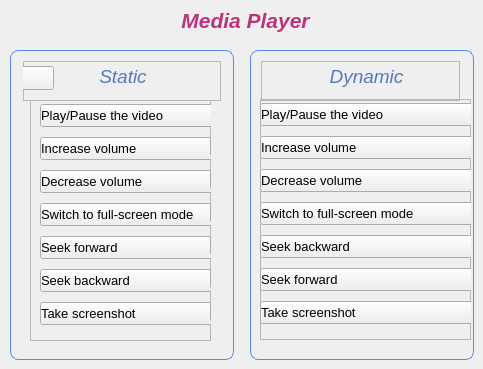
               <widget class="QWidget" name="Application_Gestures_Page1">
                <property name="styleSheet">
                 <string notr="true"/>
                </property>
                <widget class="QLabel" name="label_23">
                 <property name="geometry">
                  <rect>
                   <x>20</x>
                   <y>0</y>
                   <width>451</width>
                   <height>41</height>
                  </rect>
                 </property>
                 <property name="font">
                  <font>
                   <pointsize>16</pointsize>
                   <italic>true</italic>
                   <bold>true</bold>
                  </font>
                 </property>
                 <property name="styleSheet">
                  <string notr="true">color:rgb(190, 50, 125);</string>
                 </property>
                 <property name="text">
                  <string>Media Player</string>
                 </property>
                 <property name="alignment">
                  <set>Qt::AlignCenter</set>
                 </property>
                </widget>
                <widget class="QWidget" name="Applications_Page1_Right_Widget" native="true">
                 <property name="geometry">
                  <rect>
                   <x>250</x>
                   <y>50</y>
                   <width>224</width>
                   <height>310</height>
                  </rect>
                 </property>
                 <property name="styleSheet">
                  <string notr="true">#Applications_Page1_Right_Widget
{

border: 1px solid #568AF2;
    border-radius: 8px; 
}</string>
                 </property>
                 <widget class="QFrame" name="frame_3">
                  <property name="geometry">
                   <rect>
                    <x>10</x>
                    <y>49</y>
                    <width>211</width>
                    <height>241</height>
                   </rect>
                  </property>
                  <property name="styleSheet">
                   <string notr="true">text-align:left;</string>
                  </property>
                  <property name="frameShape">
                   <enum>QFrame::StyledPanel</enum>
                  </property>
                  <property name="frameShadow">
                   <enum>QFrame::Raised</enum>
                  </property>
                  <widget class="QWidget" name="layoutWidget_6">
                   <property name="geometry">
                    <rect>
                     <x>0</x>
                     <y>0</y>
                     <width>221</width>
                     <height>231</height>
                    </rect>
                   </property>
                   <layout class="QVBoxLayout" name="verticalLayout_25">
                    <item>
                     <widget class="QPushButton" name="pushButton_73">
                      <property name="sizePolicy">
                       <sizepolicy hsizetype="Minimum" vsizetype="Fixed">
                        <horstretch>1</horstretch>
                        <verstretch>0</verstretch>
                       </sizepolicy>
                      </property>
                      <property name="minimumSize">
                       <size>
                        <width>180</width>
                        <height>0</height>
                       </size>
                      </property>
                      <property name="font">
                       <font>
                        <pointsize>10</pointsize>
                       </font>
                      </property>
                      <property name="text">
                       <string>Play/Pause the video</string>
                      </property>
                      <property name="icon">
                       <iconset resource="Resources.qrc">
                        <normaloff>:/Gestures/Icons2/Dynamic hand gestures/2_20-21.png</normaloff>:/Gestures/Icons2/Dynamic hand gestures/2_20-21.png</iconset>
                      </property>
                      <property name="iconSize">
                       <size>
                        <width>40</width>
                        <height>25</height>
                       </size>
                      </property>
                     </widget>
                    </item>
                    <item>
                     <widget class="QPushButton" name="pushButton_81">
                      <property name="minimumSize">
                       <size>
                        <width>180</width>
                        <height>0</height>
                       </size>
                      </property>
                      <property name="font">
                       <font>
                        <pointsize>10</pointsize>
                       </font>
                      </property>
                      <property name="text">
                       <string>Increase volume</string>
                      </property>
                      <property name="icon">
                       <iconset resource="Resources.qrc">
                        <normaloff>:/Gestures/Icons2/Dynamic hand gestures/4_28.png</normaloff>:/Gestures/Icons2/Dynamic hand gestures/4_28.png</iconset>
                      </property>
                      <property name="iconSize">
                       <size>
                        <width>45</width>
                        <height>25</height>
                       </size>
                      </property>
                     </widget>
                    </item>
                    <item>
                     <widget class="QPushButton" name="pushButton_82">
                      <property name="minimumSize">
                       <size>
                        <width>180</width>
                        <height>0</height>
                       </size>
                      </property>
                      <property name="font">
                       <font>
                        <pointsize>10</pointsize>
                       </font>
                      </property>
                      <property name="text">
                       <string>Decrease volume</string>
                      </property>
                      <property name="icon">
                       <iconset resource="Resources.qrc">
                        <normaloff>:/Gestures/Icons2/Dynamic hand gestures/4_29.png</normaloff>:/Gestures/Icons2/Dynamic hand gestures/4_29.png</iconset>
                      </property>
                      <property name="iconSize">
                       <size>
                        <width>45</width>
                        <height>25</height>
                       </size>
                      </property>
                     </widget>
                    </item>
                    <item>
                     <widget class="QPushButton" name="pushButton_83">
                      <property name="minimumSize">
                       <size>
                        <width>180</width>
                        <height>0</height>
                       </size>
                      </property>
                      <property name="font">
                       <font>
                        <pointsize>10</pointsize>
                       </font>
                      </property>
                      <property name="text">
                       <string>Switch to full-screen mode</string>
                      </property>
                      <property name="icon">
                       <iconset resource="Resources.qrc">
                        <normaloff>:/Gestures/Icons2/Dynamic hand gestures/5_32-33.png</normaloff>:/Gestures/Icons2/Dynamic hand gestures/5_32-33.png</iconset>
                      </property>
                      <property name="iconSize">
                       <size>
                        <width>45</width>
                        <height>25</height>
                       </size>
                      </property>
                     </widget>
                    </item>
                    <item>
                     <widget class="QPushButton" name="pushButton_84">
                      <property name="minimumSize">
                       <size>
                        <width>180</width>
                        <height>0</height>
                       </size>
                      </property>
                      <property name="font">
                       <font>
                        <pointsize>10</pointsize>
                       </font>
                      </property>
                      <property name="text">
                       <string>Seek backward</string>
                      </property>
                      <property name="icon">
                       <iconset resource="Resources.qrc">
                        <normaloff>:/Gestures/Icons2/Dynamic hand gestures/3_22.png</normaloff>:/Gestures/Icons2/Dynamic hand gestures/3_22.png</iconset>
                      </property>
                      <property name="iconSize">
                       <size>
                        <width>45</width>
                        <height>25</height>
                       </size>
                      </property>
                     </widget>
                    </item>
                    <item>
                     <widget class="QPushButton" name="pushButton_85">
                      <property name="minimumSize">
                       <size>
                        <width>180</width>
                        <height>0</height>
                       </size>
                      </property>
                      <property name="font">
                       <font>
                        <pointsize>10</pointsize>
                       </font>
                      </property>
                      <property name="text">
                       <string>Seek forward</string>
                      </property>
                      <property name="icon">
                       <iconset resource="Resources.qrc">
                        <normaloff>:/Gestures/Icons2/Dynamic hand gestures/3_23.png</normaloff>:/Gestures/Icons2/Dynamic hand gestures/3_23.png</iconset>
                      </property>
                      <property name="iconSize">
                       <size>
                        <width>45</width>
                        <height>25</height>
                       </size>
                      </property>
                     </widget>
                    </item>
                    <item>
                     <widget class="QPushButton" name="pushButton_86">
                      <property name="minimumSize">
                       <size>
                        <width>180</width>
                        <height>0</height>
                       </size>
                      </property>
                      <property name="font">
                       <font>
                        <pointsize>10</pointsize>
                       </font>
                      </property>
                      <property name="text">
                       <string>Take screenshot</string>
                      </property>
                      <property name="icon">
                       <iconset resource="Resources.qrc">
                        <normaloff>:/Gestures/Icons2/Dynamic hand gestures/5_30-31-32-33.png</normaloff>:/Gestures/Icons2/Dynamic hand gestures/5_30-31-32-33.png</iconset>
                      </property>
                      <property name="iconSize">
                       <size>
                        <width>45</width>
                        <height>25</height>
                       </size>
                      </property>
                     </widget>
                    </item>
                   </layout>
                  </widget>
                 </widget>
                 <widget class="QFrame" name="frame_9">
                  <property name="geometry">
                   <rect>
                    <x>11</x>
                    <y>11</y>
                    <width>199</width>
                    <height>40</height>
                   </rect>
                  </property>
                  <property name="maximumSize">
                   <size>
                    <width>16777215</width>
                    <height>50</height>
                   </size>
                  </property>
                  <property name="styleSheet">
                   <string notr="true"/>
                  </property>
                  <property name="frameShape">
                   <enum>QFrame::StyledPanel</enum>
                  </property>
                  <property name="frameShadow">
                   <enum>QFrame::Raised</enum>
                  </property>
                  <widget class="QLabel" name="label_12">
                   <property name="geometry">
                    <rect>
                     <x>40</x>
                     <y>0</y>
                     <width>131</width>
                     <height>31</height>
                    </rect>
                   </property>
                   <property name="font">
                    <font>
                     <pointsize>14</pointsize>
                     <italic>true</italic>
                     <bold>false</bold>
                    </font>
                   </property>
                   <property name="styleSheet">
                    <string notr="true">
color:#5479C4;</string>
                   </property>
                   <property name="text">
                    <string>Dynamic</string>
                   </property>
                   <property name="alignment">
                    <set>Qt::AlignCenter</set>
                   </property>
                  </widget>
                 </widget>
                </widget>
                <widget class="QWidget" name="Applications_Page1_Left_Widget" native="true">
                 <property name="geometry">
                  <rect>
                   <x>10</x>
                   <y>50</y>
                   <width>224</width>
                   <height>310</height>
                  </rect>
                 </property>
                 <property name="styleSheet">
                  <string notr="true">#Applications_Page1_Left_Widget
{

border: 1px solid #568AF2;
    border-radius: 8px; 
}</string>
                 </property>
                 <widget class="QFrame" name="frame_7">
                  <property name="geometry">
                   <rect>
                    <x>13</x>
                    <y>11</y>
                    <width>198</width>
                    <height>40</height>
                   </rect>
                  </property>
                  <property name="maximumSize">
                   <size>
                    <width>16777215</width>
                    <height>40</height>
                   </size>
                  </property>
                  <property name="styleSheet">
                   <string notr="true"/>
                  </property>
                  <property name="frameShape">
                   <enum>QFrame::StyledPanel</enum>
                  </property>
                  <property name="frameShadow">
                   <enum>QFrame::Raised</enum>
                  </property>
                  <widget class="QLabel" name="label_11">
                   <property name="geometry">
                    <rect>
                     <x>40</x>
                     <y>0</y>
                     <width>120</width>
                     <height>31</height>
                    </rect>
                   </property>
                   <property name="font">
                    <font>
                     <pointsize>14</pointsize>
                     <italic>true</italic>
                     <bold>false</bold>
                    </font>
                   </property>
                   <property name="styleSheet">
                    <string notr="true">color:#5479C4;</string>
                   </property>
                   <property name="text">
                    <string>Static</string>
                   </property>
                   <property name="alignment">
                    <set>Qt::AlignCenter</set>
                   </property>
                  </widget>
                  <widget class="QPushButton" name="BackButton1">
                   <property name="geometry">
                    <rect>
                     <x>-10</x>
                     <y>5</y>
                     <width>41</width>
                     <height>24</height>
                    </rect>
                   </property>
                   <property name="text">
                    <string/>
                   </property>
                   <property name="icon">
                    <iconset resource="Resources.qrc">
                     <normaloff>:/icons/Icons2/arrow-left.svg</normaloff>:/icons/Icons2/arrow-left.svg</iconset>
                   </property>
                   <property name="checkable">
                    <bool>true</bool>
                   </property>
                  </widget>
                 </widget>
                 <widget class="QFrame" name="frame_8">
                  <property name="geometry">
                   <rect>
                    <x>20</x>
                    <y>50</y>
                    <width>181</width>
                    <height>241</height>
                   </rect>
                  </property>
                  <property name="styleSheet">
                   <string notr="true">text-align:left;

</string>
                  </property>
                  <property name="frameShape">
                   <enum>QFrame::StyledPanel</enum>
                  </property>
                  <property name="frameShadow">
                   <enum>QFrame::Raised</enum>
                  </property>
                  <widget class="QWidget" name="layoutWidget">
                   <property name="geometry">
                    <rect>
                     <x>10</x>
                     <y>0</y>
                     <width>182</width>
                     <height>231</height>
                    </rect>
                   </property>
                   <layout class="QVBoxLayout" name="verticalLayout_22">
                    <item>
                     <widget class="QPushButton" name="pushButton_11">
                      <property name="sizePolicy">
                       <sizepolicy hsizetype="Minimum" vsizetype="Fixed">
                        <horstretch>1</horstretch>
                        <verstretch>0</verstretch>
                       </sizepolicy>
                      </property>
                      <property name="minimumSize">
                       <size>
                        <width>180</width>
                        <height>0</height>
                       </size>
                      </property>
                      <property name="font">
                       <font>
                        <pointsize>10</pointsize>
                       </font>
                      </property>
                      <property name="text">
                       <string>Play/Pause the video</string>
                      </property>
                      <property name="icon">
                       <iconset resource="Resources.qrc">
                        <normaloff>:/Gestures/Icons2/10 hand gestures editted/0.png</normaloff>:/Gestures/Icons2/10 hand gestures editted/0.png</iconset>
                      </property>
                      <property name="iconSize">
                       <size>
                        <width>25</width>
                        <height>25</height>
                       </size>
                      </property>
                     </widget>
                    </item>
                    <item>
                     <widget class="QPushButton" name="pushButton_12">
                      <property name="minimumSize">
                       <size>
                        <width>180</width>
                        <height>0</height>
                       </size>
                      </property>
                      <property name="font">
                       <font>
                        <pointsize>10</pointsize>
                       </font>
                      </property>
                      <property name="text">
                       <string>Increase volume</string>
                      </property>
                      <property name="icon">
                       <iconset resource="Resources.qrc">
                        <normaloff>:/Gestures/Icons2/10 hand gestures editted/4.png</normaloff>:/Gestures/Icons2/10 hand gestures editted/4.png</iconset>
                      </property>
                      <property name="iconSize">
                       <size>
                        <width>25</width>
                        <height>25</height>
                       </size>
                      </property>
                     </widget>
                    </item>
                    <item>
                     <widget class="QPushButton" name="pushButton_13">
                      <property name="minimumSize">
                       <size>
                        <width>180</width>
                        <height>0</height>
                       </size>
                      </property>
                      <property name="font">
                       <font>
                        <pointsize>10</pointsize>
                       </font>
                      </property>
                      <property name="text">
                       <string>Decrease volume</string>
                      </property>
                      <property name="icon">
                       <iconset resource="Resources.qrc">
                        <normaloff>:/Gestures/Icons2/10 hand gestures editted/2.png</normaloff>:/Gestures/Icons2/10 hand gestures editted/2.png</iconset>
                      </property>
                      <property name="iconSize">
                       <size>
                        <width>25</width>
                        <height>25</height>
                       </size>
                      </property>
                     </widget>
                    </item>
                    <item>
                     <widget class="QPushButton" name="pushButton_14">
                      <property name="minimumSize">
                       <size>
                        <width>180</width>
                        <height>0</height>
                       </size>
                      </property>
                      <property name="font">
                       <font>
                        <pointsize>10</pointsize>
                       </font>
                      </property>
                      <property name="text">
                       <string>Switch to full-screen mode</string>
                      </property>
                      <property name="icon">
                       <iconset resource="Resources.qrc">
                        <normaloff>:/Gestures/Icons2/10 hand gestures editted/3.png</normaloff>:/Gestures/Icons2/10 hand gestures editted/3.png</iconset>
                      </property>
                      <property name="iconSize">
                       <size>
                        <width>25</width>
                        <height>25</height>
                       </size>
                      </property>
                     </widget>
                    </item>
                    <item>
                     <widget class="QPushButton" name="pushButton_15">
                      <property name="minimumSize">
                       <size>
                        <width>180</width>
                        <height>0</height>
                       </size>
                      </property>
                      <property name="font">
                       <font>
                        <pointsize>10</pointsize>
                       </font>
                      </property>
                      <property name="text">
                       <string>Seek forward</string>
                      </property>
                      <property name="icon">
                       <iconset resource="Resources.qrc">
                        <normaloff>:/Gestures/Icons2/10 hand gestures editted/6.png</normaloff>:/Gestures/Icons2/10 hand gestures editted/6.png</iconset>
                      </property>
                      <property name="iconSize">
                       <size>
                        <width>25</width>
                        <height>25</height>
                       </size>
                      </property>
                     </widget>
                    </item>
                    <item>
                     <widget class="QPushButton" name="pushButton_16">
                      <property name="minimumSize">
                       <size>
                        <width>180</width>
                        <height>0</height>
                       </size>
                      </property>
                      <property name="font">
                       <font>
                        <pointsize>10</pointsize>
                       </font>
                      </property>
                      <property name="text">
                       <string>Seek backward</string>
                      </property>
                      <property name="icon">
                       <iconset resource="Resources.qrc">
                        <normaloff>:/Gestures/Icons2/10 hand gestures editted/6.png</normaloff>:/Gestures/Icons2/10 hand gestures editted/6.png</iconset>
                      </property>
                      <property name="iconSize">
                       <size>
                        <width>25</width>
                        <height>25</height>
                       </size>
                      </property>
                     </widget>
                    </item>
                    <item>
                     <widget class="QPushButton" name="pushButton_17">
                      <property name="minimumSize">
                       <size>
                        <width>180</width>
                        <height>0</height>
                       </size>
                      </property>
                      <property name="font">
                       <font>
                        <pointsize>10</pointsize>
                       </font>
                      </property>
                      <property name="text">
                       <string>Take screenshot</string>
                      </property>
                      <property name="icon">
                       <iconset resource="Resources.qrc">
                        <normaloff>:/Gestures/Icons2/10 hand gestures editted/5.1.png</normaloff>:/Gestures/Icons2/10 hand gestures editted/5.1.png</iconset>
                      </property>
                      <property name="iconSize">
                       <size>
                        <width>25</width>
                        <height>25</height>
                       </size>
                      </property>
                     </widget>
                    </item>
                   </layout>
                  </widget>
                  <widget class="QWidget" name="layoutWidget_2">
                   <property name="geometry">
                    <rect>
                     <x>180</x>
                     <y>30</y>
                     <width>182</width>
                     <height>231</height>
                    </rect>
                   </property>
                   <layout class="QVBoxLayout" name="verticalLayout_23">
                    <item>
                     <widget class="QPushButton" name="pushButton_18">
                      <property name="sizePolicy">
                       <sizepolicy hsizetype="Minimum" vsizetype="Fixed">
                        <horstretch>1</horstretch>
                        <verstretch>0</verstretch>
                       </sizepolicy>
                      </property>
                      <property name="minimumSize">
                       <size>
                        <width>180</width>
                        <height>0</height>
                       </size>
                      </property>
                      <property name="text">
                       <string>Play/Pause the video</string>
                      </property>
                      <property name="icon">
                       <iconset resource="Resources.qrc">
                        <normaloff>:/Gestures/Icons2/10 hand gestures editted/0.png</normaloff>:/Gestures/Icons2/10 hand gestures editted/0.png</iconset>
                      </property>
                      <property name="iconSize">
                       <size>
                        <width>25</width>
                        <height>25</height>
                       </size>
                      </property>
                     </widget>
                    </item>
                    <item>
                     <widget class="QPushButton" name="pushButton_19">
                      <property name="minimumSize">
                       <size>
                        <width>180</width>
                        <height>0</height>
                       </size>
                      </property>
                      <property name="text">
                       <string>Increase volume</string>
                      </property>
                      <property name="icon">
                       <iconset resource="Resources.qrc">
                        <normaloff>:/Gestures/Icons2/10 hand gestures editted/4.png</normaloff>:/Gestures/Icons2/10 hand gestures editted/4.png</iconset>
                      </property>
                      <property name="iconSize">
                       <size>
                        <width>25</width>
                        <height>25</height>
                       </size>
                      </property>
                     </widget>
                    </item>
                    <item>
                     <widget class="QPushButton" name="pushButton_20">
                      <property name="minimumSize">
                       <size>
                        <width>180</width>
                        <height>0</height>
                       </size>
                      </property>
                      <property name="text">
                       <string>Decrease volume</string>
                      </property>
                      <property name="icon">
                       <iconset resource="Resources.qrc">
                        <normaloff>:/Gestures/Icons2/10 hand gestures editted/2.png</normaloff>:/Gestures/Icons2/10 hand gestures editted/2.png</iconset>
                      </property>
                      <property name="iconSize">
                       <size>
                        <width>25</width>
                        <height>25</height>
                       </size>
                      </property>
                     </widget>
                    </item>
                    <item>
                     <widget class="QPushButton" name="pushButton_21">
                      <property name="minimumSize">
                       <size>
                        <width>180</width>
                        <height>0</height>
                       </size>
                      </property>
                      <property name="text">
                       <string>Switch to full-screen mode</string>
                      </property>
                      <property name="icon">
                       <iconset resource="Resources.qrc">
                        <normaloff>:/Gestures/Icons2/10 hand gestures editted/3.png</normaloff>:/Gestures/Icons2/10 hand gestures editted/3.png</iconset>
                      </property>
                      <property name="iconSize">
                       <size>
                        <width>25</width>
                        <height>25</height>
                       </size>
                      </property>
                     </widget>
                    </item>
                    <item>
                     <widget class="QPushButton" name="pushButton_52">
                      <property name="minimumSize">
                       <size>
                        <width>180</width>
                        <height>0</height>
                       </size>
                      </property>
                      <property name="text">
                       <string>Seek forward</string>
                      </property>
                      <property name="icon">
                       <iconset resource="Resources.qrc">
                        <normaloff>:/Gestures/Icons2/10 hand gestures editted/6.png</normaloff>:/Gestures/Icons2/10 hand gestures editted/6.png</iconset>
                      </property>
                      <property name="iconSize">
                       <size>
                        <width>25</width>
                        <height>25</height>
                       </size>
                      </property>
                     </widget>
                    </item>
                    <item>
                     <widget class="QPushButton" name="pushButton_53">
                      <property name="minimumSize">
                       <size>
                        <width>180</width>
                        <height>0</height>
                       </size>
                      </property>
                      <property name="text">
                       <string>Seek backward</string>
                      </property>
                      <property name="icon">
                       <iconset resource="Resources.qrc">
                        <normaloff>:/Gestures/Icons2/10 hand gestures editted/6.png</normaloff>:/Gestures/Icons2/10 hand gestures editted/6.png</iconset>
                      </property>
                      <property name="iconSize">
                       <size>
                        <width>25</width>
                        <height>25</height>
                       </size>
                      </property>
                     </widget>
                    </item>
                    <item>
                     <widget class="QPushButton" name="pushButton_55">
                      <property name="minimumSize">
                       <size>
                        <width>180</width>
                        <height>0</height>
                       </size>
                      </property>
                      <property name="text">
                       <string>Take screenshot</string>
                      </property>
                      <property name="icon">
                       <iconset resource="Resources.qrc">
                        <normaloff>:/Gestures/Icons2/10 hand gestures editted/5.1.png</normaloff>:/Gestures/Icons2/10 hand gestures editted/5.1.png</iconset>
                      </property>
                      <property name="iconSize">
                       <size>
                        <width>25</width>
                        <height>25</height>
                       </size>
                      </property>
                     </widget>
                    </item>
                   </layout>
                  </widget>
                 </widget>
                </widget>
               </widget>
